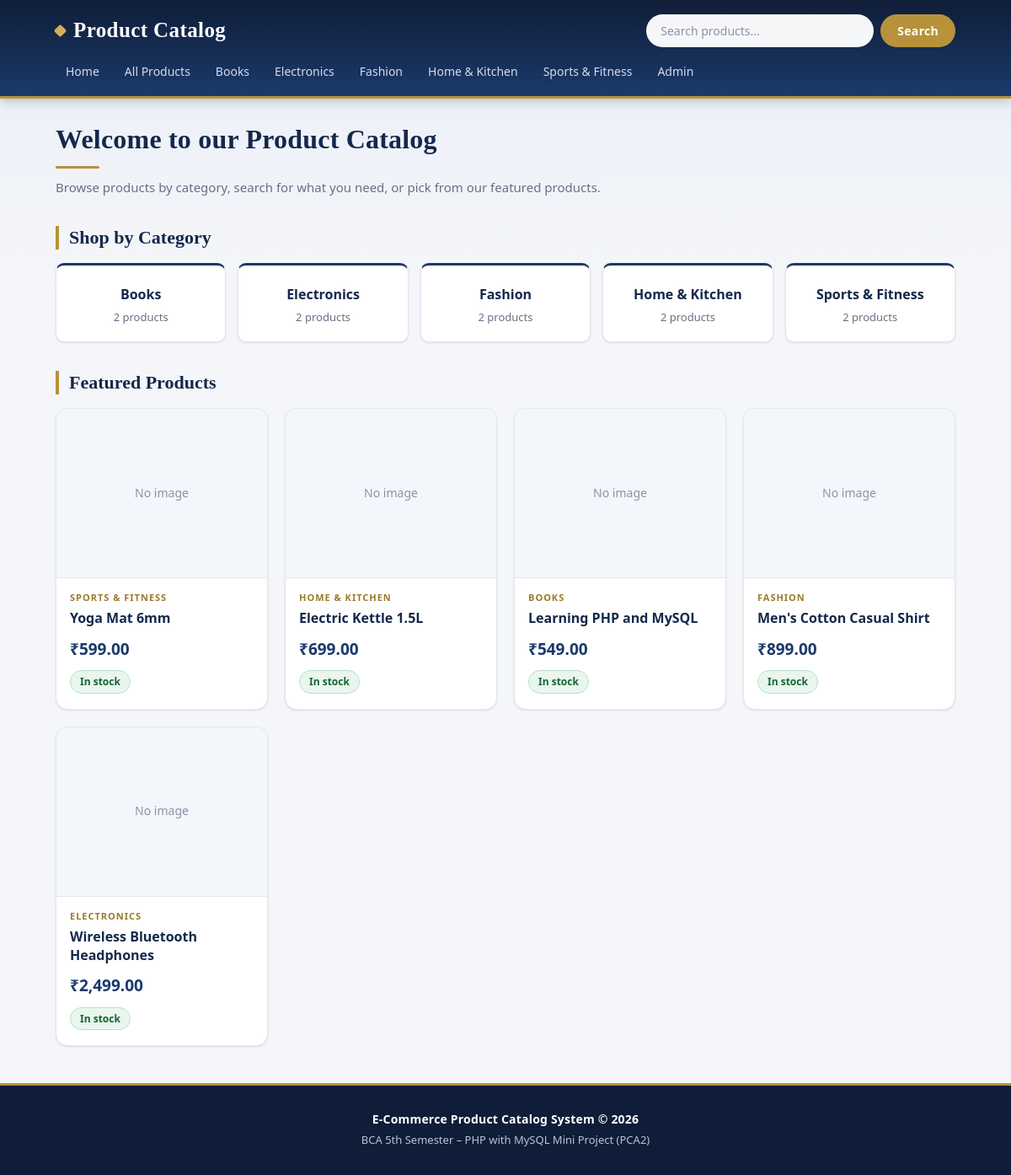
The app's page /, older data.
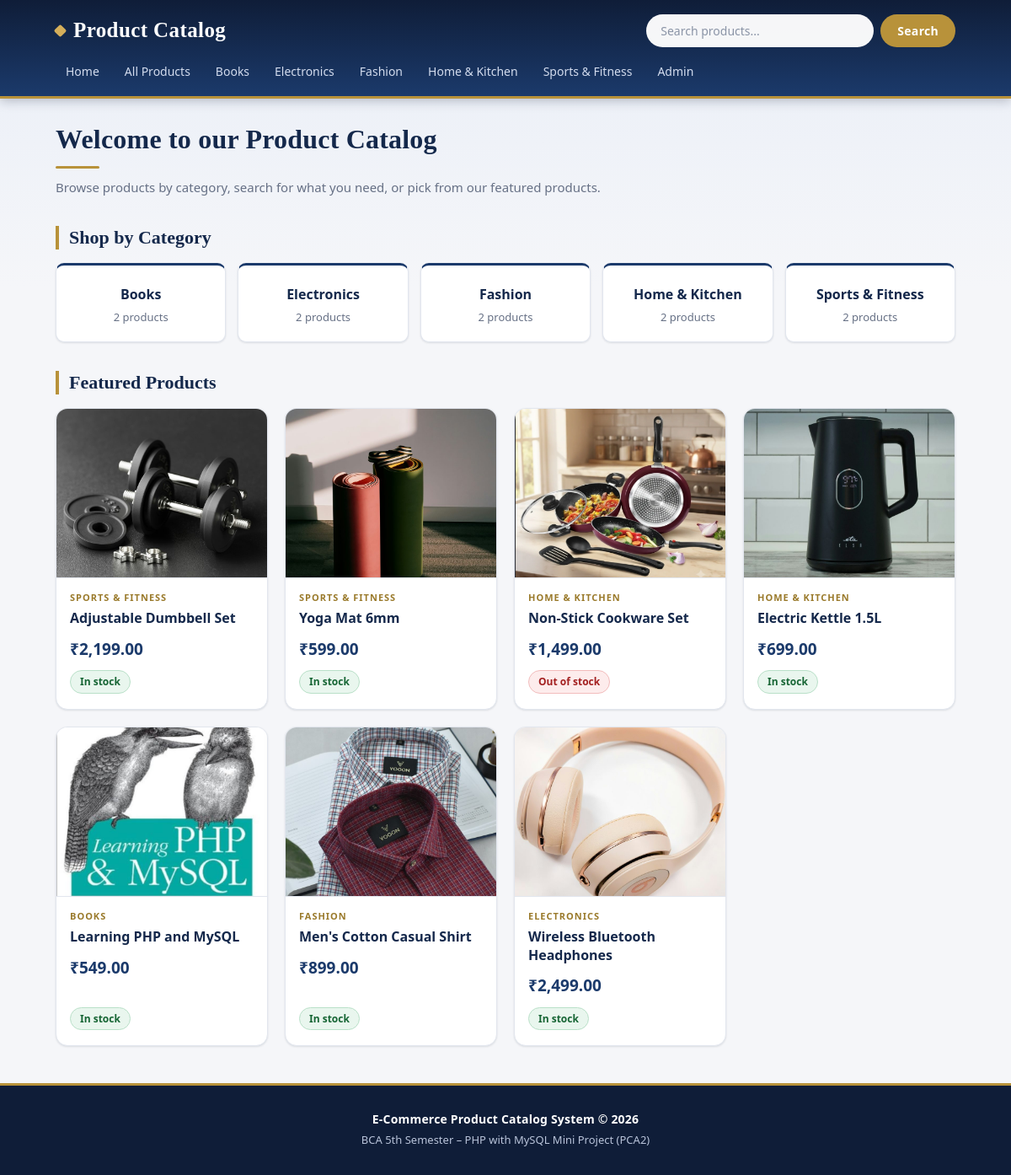
The same page, newer data.
### tables this page shows
CREATE TABLE `categories` (
  `category_id` int(11) NOT NULL,
  `category_name` varchar(100) NOT NULL,
  `description` text DEFAULT NULL,
  `created_at` timestamp NOT NULL DEFAULT current_timestamp()
);

CREATE TABLE `products` (
  `product_id` int(11) NOT NULL,
  `category_id` int(11) NOT NULL,
  `product_name` varchar(150) NOT NULL,
  `description` text DEFAULT NULL,
  `price` decimal(10,2) NOT NULL,
  `image` varchar(255) DEFAULT 'no-image.png',
  `stock_quantity` int(11) DEFAULT 0,
  `is_featured` tinyint(1) DEFAULT 0,
  `created_at` timestamp NOT NULL DEFAULT current_timestamp()
);

### includes/functions.php (the view, shortened to what this page needs)
<?php
function stock_badge($qty) {
    $qty = (int)$qty;
    if ($qty > 10) {
        return '<span class="badge in-stock">In stock</span>';
    }
    return '<span class="badge out-of-stock">Out of stock</span>';
}
function product_image($file, $alt) {
    global $base;
    $name = basename((string)$file);
    $path = __DIR__ . '/../assets/images/products/' . $name;
    if ($name !== '' && is_file($path)) {
        return '<img src="' . $base . 'assets/images/products/' . rawurlencode($name)
             . '" alt="' . htmlspecialchars($alt) . '">';
    }
    return 'No image';
}
function product_card($p) {
    global $base;
    $id   = (int)$p['product_id'];
    $link = $base . 'product.php?id=' . $id;
    echo '<div class="product-card">';
    echo '<a href="' . $link . '"><div class="product-image">'
         . product_image($p['image'], $p['product_name']) . '</div></a>';
    echo '<div class="product-info">';
    echo '<div class="product-category">' . htmlspecialchars($p['category_name']) . '</div>';
    echo '<h3 class="product-name"><a href="' . $link . '">'
         . htmlspecialchars($p['product_name']) . '</a></h3>';
    echo '<div class="price">&#8377;' . number_format($p['price'], 2) . '</div>';
    echo stock_badge($p['stock_quantity']);
    echo '</div></div>';
}

### includes/header.php (shortened to what this page needs)
<?php
require_once __DIR__ . '/../config/db.php';
$base = '/ecommerce-product-catalog-php/';
$cat_result = mysqli_query($conn, 'SELECT category_id, category_name FROM categories ORDER BY category_name');
?>
<!DOCTYPE html>
<html lang="en">
<head>
    <link rel="stylesheet" href="<?php echo $base; ?>assets/css/style.css">
</head>
<body>
<header class="site-header">
    <div class="container header-top">
        <a class="logo" href="<?php echo $base; ?>index.php">Product Catalog</a>
        <form class="search-form" action="<?php echo $base; ?>products.php" method="get">
            <input type="text" name="q" placeholder="Search products..."
                   value="<?php echo (isset($_GET['q']) && is_string($_GET['q'])) ? htmlspecialchars($_GET['q']) : ''; ?>">
            <button type="submit">Search</button>
        </form>
    </div>
    <nav class="container main-nav">
        <a href="<?php echo $base; ?>index.php">Home</a>
        <a href="<?php echo $base; ?>products.php">All Products</a>
        <?php while ($cat = mysqli_fetch_assoc($cat_result)) { ?>
            <a href="<?php echo $base; ?>products.php?category=<?php echo (int)$cat['category_id']; ?>">
                <?php echo htmlspecialchars($cat['category_name']); ?>
            </a>
        <?php } ?>
        <a href="<?php echo $base; ?>admin/login.php">Admin</a>
    </nav>
</header>
<main class="container">

### index.php (shortened to what this page needs)
<?php
require 'includes/header.php';
require 'includes/functions.php';
$categories = mysqli_query($conn,
    'SELECT c.category_id, c.category_name, COUNT(p.product_id) AS total
     FROM categories c
     LEFT JOIN products p ON p.category_id = c.category_id
     GROUP BY c.category_id, c.category_name
     ORDER BY c.category_name');
$featured = mysqli_query($conn,
    'SELECT p.*, c.category_name
     FROM products p
     JOIN categories c ON p.category_id = c.category_id
     WHERE p.is_featured = 1
     ORDER BY p.product_id DESC');
?>
<h1>Welcome to our Product Catalog</h1>
<p class="subtitle">Browse products by category, search for what you need, or pick from our featured products.</p>
<h2>Shop by Category</h2>
<div class="category-grid">
    <?php while ($c = mysqli_fetch_assoc($categories)) { ?>
        <a class="category-card" href="<?php echo $base; ?>products.php?category=<?php echo (int)$c['category_id']; ?>">
            <?php echo htmlspecialchars($c['category_name']); ?>
            <br><small><?php echo (int)$c['total']; ?> products</small>
        </a>
    <?php } ?>
</div>
<h2>Featured Products</h2>
<?php if (mysqli_num_rows($featured) > 0) { ?>
    <div class="product-grid">
        <?php while ($p = mysqli_fetch_assoc($featured)) { product_card($p); } ?>
    </div>
<?php } else { ?>
    <div class="empty-message">No featured products yet.</div>
<?php } ?>
<?php require 'includes/footer.php'; ?>

### includes/footer.php (shortened to what this page needs)
</main>
<footer class="site-footer">
    <div class="container">
        <p>E-Commerce Product Catalog System &copy; <?php echo date('Y'); ?></p>
        <p>BCA 5th Semester &ndash; PHP with MySQL Mini Project (PCA2)</p>
    </div>
</footer>
</body>
</html>

Row changes from the older to the newer data that the page shows:
removed products: product_image($p['image'], $p['product_name']) "No image", category.category_name "SPORTS & FITNESS", product_name "Yoga Mat 6mm", price "599.00", stock_quantity "In stock"
removed products: product_image($p['image'], $p['product_name']) "No image", category.category_name "HOME & KITCHEN", product_name "Electric Kettle 1.5L", price "699.00", stock_quantity "In stock"
removed products: product_image($p['image'], $p['product_name']) "No image", category.category_name "BOOKS", product_name "Learning PHP and MySQL", price "549.00", stock_quantity "In stock"
removed products: product_image($p['image'], $p['product_name']) "No image", category.category_name "FASHION", product_name "Men's Cotton Casual Shirt", price "899.00", stock_quantity "In stock"
removed products: product_image($p['image'], $p['product_name']) "No image", category.category_name "ELECTRONICS", product_name "Wireless Bluetooth Headphones", price "2,499.00", stock_quantity "In stock"
now on this page (row edited): products: image (picture), category.category_name "SPORTS & FITNESS", product_name "Adjustable Dumbbell Set", price "2,199.00", stock_quantity "In stock"
added products: image (picture), category.category_name "SPORTS & FITNESS", product_name "Yoga Mat 6mm", price "599.00", stock_quantity "In stock"
now on this page (row edited): products: image (picture), category.category_name "HOME & KITCHEN", product_name "Non-Stick Cookware Set", price "1,499.00"
added products: image (picture), category.category_name "HOME & KITCHEN", product_name "Electric Kettle 1.5L", price "699.00", stock_quantity "In stock"
added products: image (picture), category.category_name "BOOKS", product_name "Learning PHP and MySQL", price "549.00", stock_quantity "In stock"
added products: image (picture), category.category_name "FASHION", product_name "Men's Cotton Casual Shirt", price "899.00", stock_quantity "In stock"
added products: image (picture), category.category_name "ELECTRONICS", product_name "Wireless Bluetooth Headphones", price "2,499.00", stock_quantity "In stock"
